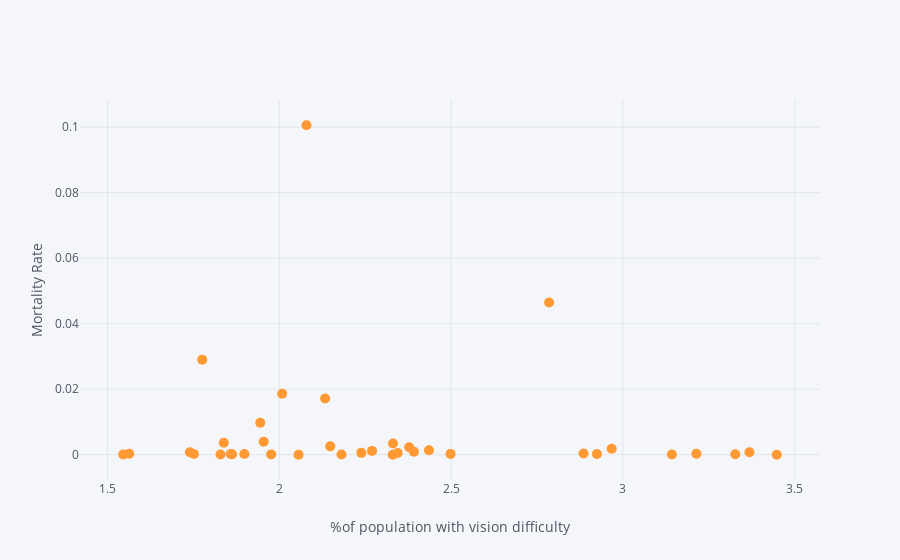

Notebook source saved alongside this figure:
### Code cell
final_table.iplot(kind='scatter',x='%of population with vision difficulty',y='Mortality Rate',mode='markers',size=10,xTitle="%of population with vision difficulty",yTitle="Mortality Rate")

### Figure 1 — Plotly figure (JSON) as saved in the notebook; plotly's stock layout.template omitted (floating-point values rounded to 4 significant figures)
{"data": [{"line": {"color": "rgba(255, 153, 51, 1.0)", "dash": "solid", "shape": "linear", "width": 1.3}, "marker": {"size": 10, "symbol": "circle"}, "mode": "markers", "name": "Mortality Rate", "text": "", "type": "scatter", "uid": "9a1664a2-22a1-4b2c-a109-e35d9bdbda10", "x": [2.967, 2.345, 2.331, 3.368, 1.955, 1.839, 1.776, 1.945, 2.785, 2.378, 2.436, 1.74, 2.27, 2.009, 2.392, 1.752, 3.327, 3.142, 2.181, 1.859, 2.239, 1.546, 3.448, 2.498, 1.976, 2.885, 1.829, 1.899, 3.214, 2.079, 1.863, 2.33, 2.133, 2.924, 1.563, 2.148, 2.056], "y": [0.001836, 0.0005468, 0.003435, 0.0007621, 0.003971, 0.003681, 0.029, 0.009756, 0.04648, 0.002281, 0.001366, 0.0007769, 0.001175, 0.01863, 0.0009507, 0.0002536, 0.0001567, 8.604e-05, 7.439e-05, 0.0002031, 0.0005808, 7.093e-05, 0, 0.0002607, 0.0001034, 0.0003896, 7.355e-05, 0.0002364, 0.0002861, 0.1006, 0.0001312, 0, 0.01718, 0.0002489, 0.0002807, 0.002564, 0]}], "layout": {"legend": {"bgcolor": "#F5F6F9", "font": {"color": "#4D5663"}}, "paper_bgcolor": "#F5F6F9", "plot_bgcolor": "#F5F6F9", "title": {"font": {"color": "#4D5663"}}, "xaxis": {"gridcolor": "#E1E5ED", "showgrid": true, "tickfont": {"color": "#4D5663"}, "title": {"font": {"color": "#4D5663"}, "text": "%of population with vision difficulty"}, "zerolinecolor": "#E1E5ED"}, "yaxis": {"gridcolor": "#E1E5ED", "showgrid": true, "tickfont": {"color": "#4D5663"}, "title": {"font": {"color": "#4D5663"}, "text": "Mortality Rate"}, "zerolinecolor": "#E1E5ED"}}}
